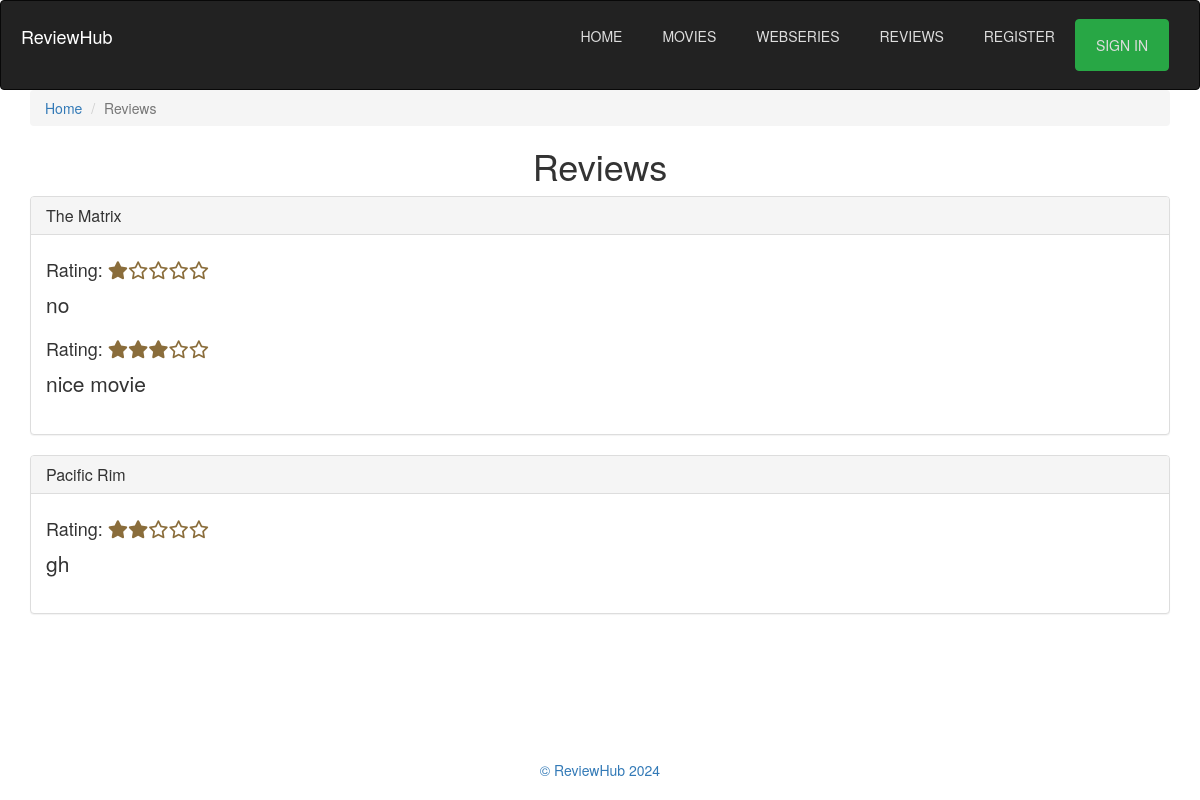
Screenshot of /reviews.php with the database file from the repository.
### tables this page shows
CREATE TABLE `movies` (
  `movie_id` int(11) UNSIGNED NOT NULL,
  `movie_name` varchar(255) NOT NULL DEFAULT '',
  `movie_year` int(4) NOT NULL,
  `movie_rating` varchar(10) NOT NULL DEFAULT '',
  `movie_bio` varchar(255) DEFAULT NULL,
  `movie_img` varchar(200) NOT NULL,
  `movie_trailer` varchar(255) DEFAULT NULL,
  `genre` varchar(255) DEFAULT NULL,
  `content_type` enum('movie','webseries') NOT NULL DEFAULT 'movie'
);

CREATE TABLE `reviews` (
  `review_id` int(11) UNSIGNED NOT NULL,
  `review_movie_id` int(11) UNSIGNED NOT NULL,
  `review_user_id` int(11) UNSIGNED NOT NULL,
  `review_rating` int(11) NOT NULL,
  `review_content` varchar(255) NOT NULL DEFAULT '',
  `review_series_id` int(11) UNSIGNED NOT NULL
);

### reviews.php (the view, shortened to what this page needs)
<!DOCTYPE html>
<html lang="en">
<head>
    <link rel="stylesheet" href="style.css">
    <link rel="stylesheet" href="styleFooter.css">
</head>
<body>
</body>
</html>
<?php
require_once ('includes/header.php');
require_once ('includes/database.php');
$query_str = "SELECT * FROM movies";
$result = $conn->query($query_str);
?>
	<div class="container wrapper">
		<ul class="breadcrumb">
			<li><a href="index.php">Home</a></li>
			<li class="active">Reviews</li>
		</ul>
		<h1 class="text-center">Reviews</h1>
		<?php
		while ($movie_row = $result->fetch_assoc()):
			$movie_id = $movie_row['movie_id'];
			$review_str = "SELECT * FROM reviews WHERE review_movie_id='$movie_id'";
			$review_result = $conn->query($review_str);
			$review_row = $review_result->fetch_assoc();
			if ($review_row) { ?>
				<div class="row movie-list">
					<div class="col-xs-12">
						<div class="panel panel-default">
							<div class="panel-heading">
								<h3 class="panel-title">
									<a href="moviedetails.php?id=<?= $movie_row['movie_id'] ?>"><?= $movie_row['movie_name'] ?></a>
								</h3>
							</div>
							<div class="panel-body">
								<?php
								$review_result = $conn->query($review_str);
								while ($review_row = $review_result->fetch_assoc()) :
									?>
									<h4>Rating:
										<?php
										$rating = $review_row['review_rating'];
										for ($i = 1; $i <= 5; $i++) {
											if ($i <= $rating) {
												echo '<i class="fas fa-star text-warning"></i>';
											} else {
												echo '<i class="far fa-star text-warning"></i>';
											}
										}
										?>
									</h4>
									<p class="lead"><?= $review_row['review_content'] ?></p>
								<?php endwhile ?>
							</div>
						</div>
					</div>
				</div>
			<?php }  endwhile ?>
	</div>
<?php
include ('includes/footer.php');
?>

### style.css (style rules this page uses)
body { background-image: url("assets/img/backgroundPicture.png"); background-size: cover; background-position: center; background-repeat: no-repeat; }

### styleFooter.css (style rules this page uses)
html, body { height: 100%; margin: 0; }
body { display: flex; flex-direction: column; }
.wrapper { flex: 1; }

### rows the page displays
movies: movie_name "The Matrix"
reviews: review_rating 1 (drawn), review_content "no"
reviews: review_rating 3 (drawn), review_content "nice movie"
movies: movie_name "Pacific Rim"
reviews: review_rating 2 (drawn), review_content "gh"
